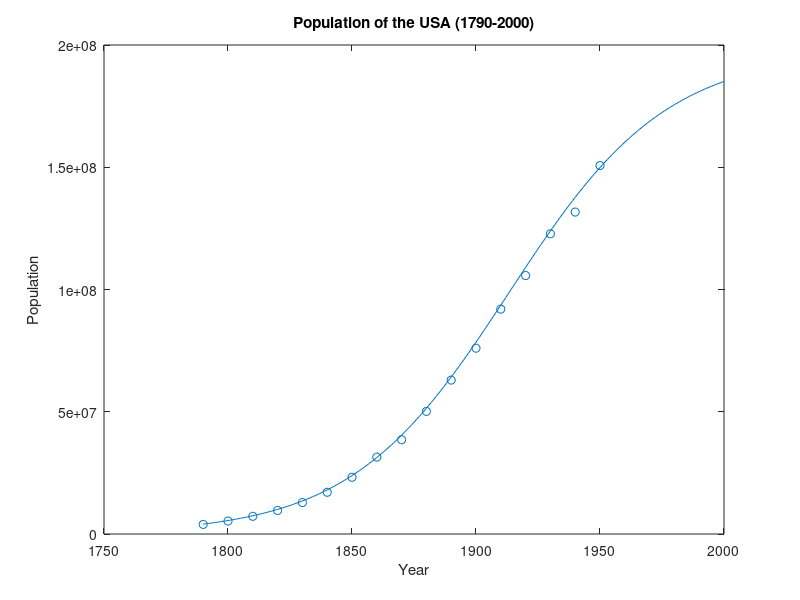

The MATLAB script that drew this image:
% population logistic model
P = @(t) 197273000 ./ (1 + exp(-0.03134*(t-1913.25)));

% time range
t = 1790:1:2000;

% population at each year
pop = P(t);

% actual data (in 1000s)
decades = 1790:10:1950;
data = [3929, 5308, 7240, 9638, 12866, 17069, 23192, ...
    31443, 38558, 50156, 62948, 75995, 91972, 105711, ...
    122775, 131669, 150697];

% plot the results
plot(t, pop)
hold on
scatter(decades, data*1000, 'ro')
xlabel('Year')
ylabel('Population')
title('Population of the USA (1790-2000)')

